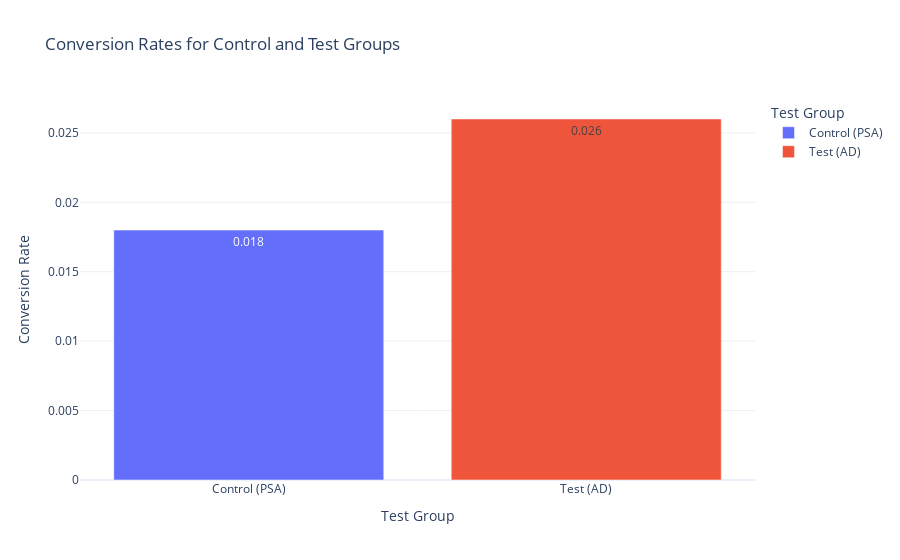

The notebook cell saved with this chart:
### Markdown cell above
## Visualization

### Code cell
import plotly.express as px

# Calculate conversion rates for both groups and round to 3 significant figures
conversion_rates = pd.DataFrame({
    'Test Group': ['Control (PSA)', 'Test (AD)'],
    'Conversion Rate': [round(control_group['converted'].mean(), 3), 
                        round(test_group['converted'].mean(), 3)]
})

# Create the bar plot
fig = px.bar(conversion_rates, x='Test Group', y='Conversion Rate',
             title='Conversion Rates for Control and Test Groups', 
             color='Test Group', text='Conversion Rate',
             labels={'Test Group': 'Test Group', 'Conversion Rate': 'Conversion Rate'},
             template='plotly_white')  # Optional: choose a clean template

# Show the plot
fig.show()

### Figure 1 — Plotly figure (JSON) as saved in the notebook; plotly's stock layout.template omitted (floating-point values rounded to 4 significant figures)
{"data": [{"alignmentgroup": "True", "hovertemplate": "Test Group=%{x}<br>Conversion Rate=%{text}<extra></extra>", "legendgroup": "Control (PSA)", "marker": {"color": "#636efa", "pattern": {"shape": ""}}, "name": "Control (PSA)", "offsetgroup": "Control (PSA)", "orientation": "v", "showlegend": true, "text": [0.018], "textposition": "auto", "type": "bar", "x": ["Control (PSA)"], "xaxis": "x", "y": [0.018], "yaxis": "y"}, {"alignmentgroup": "True", "hovertemplate": "Test Group=%{x}<br>Conversion Rate=%{text}<extra></extra>", "legendgroup": "Test (AD)", "marker": {"color": "#EF553B", "pattern": {"shape": ""}}, "name": "Test (AD)", "offsetgroup": "Test (AD)", "orientation": "v", "showlegend": true, "text": [0.026], "textposition": "auto", "type": "bar", "x": ["Test (AD)"], "xaxis": "x", "y": [0.026], "yaxis": "y"}], "layout": {"autosize": true, "barmode": "relative", "legend": {"title": {"text": "Test Group"}, "tracegroupgap": 0}, "title": {"text": "Conversion Rates for Control and Test Groups"}, "xaxis": {"anchor": "y", "autorange": true, "categoryarray": ["Control (PSA)", "Test (AD)"], "categoryorder": "array", "domain": [0, 1], "range": [-0.5, 1.5], "title": {"text": "Test Group"}, "type": "category"}, "yaxis": {"anchor": "x", "autorange": true, "domain": [0, 1], "range": [0, 0.02737], "title": {"text": "Conversion Rate"}, "type": "linear"}}}
